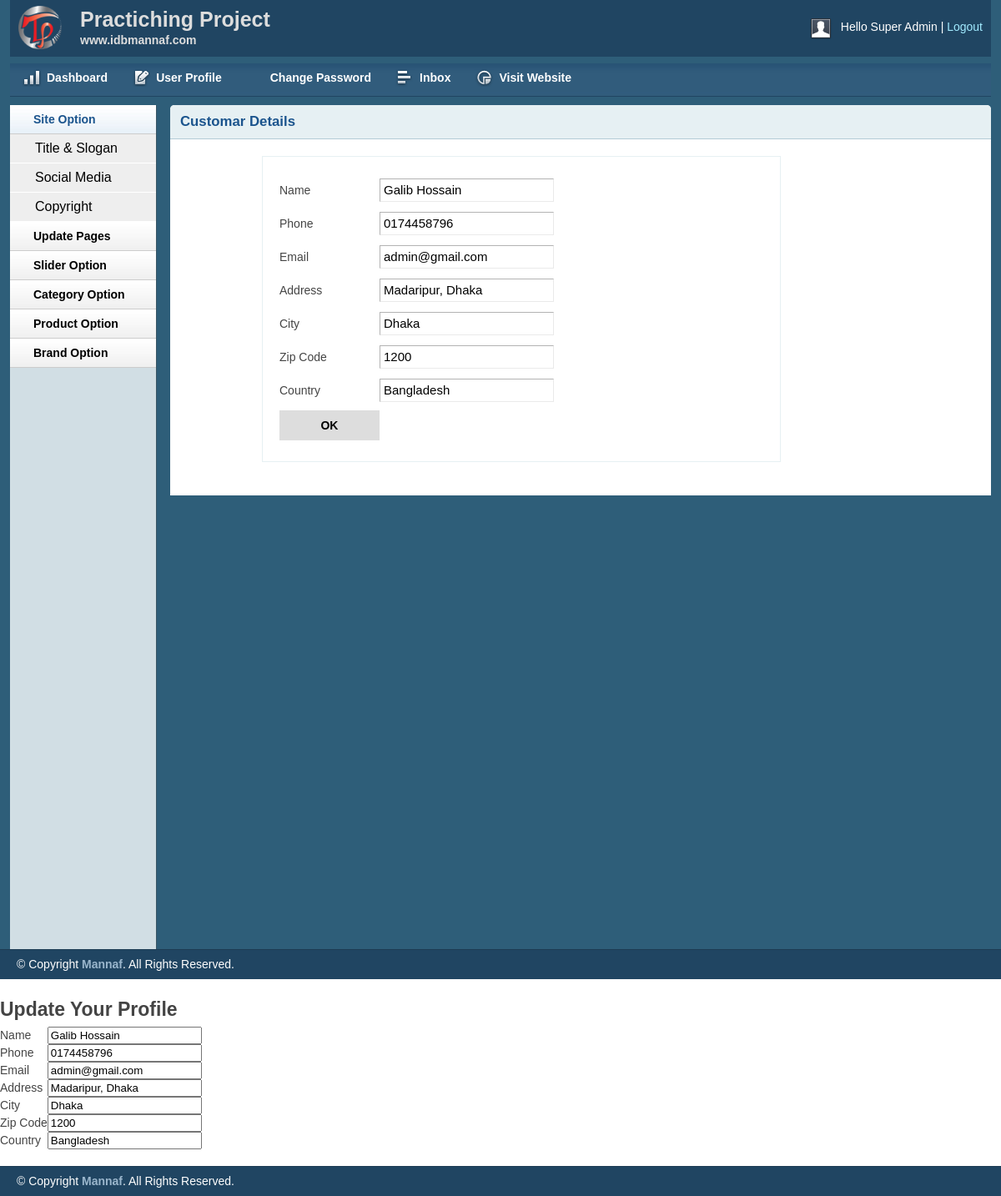
The page /admin/customar.php?cid=3 (signed in) on the database its author committed.
### tables this page shows
CREATE TABLE `customar` (
  `id` int(11) NOT NULL,
  `name` varchar(255) NOT NULL,
  `address` text NOT NULL,
  `city` varchar(255) NOT NULL,
  `country` int(11) NOT NULL,
  `zip` varchar(255) NOT NULL,
  `phone` varchar(255) NOT NULL,
  `email` varchar(255) NOT NULL,
  `pass` varchar(255) NOT NULL
);

CREATE TABLE `country` (
  `id` int(11) NOT NULL,
  `countryName` varchar(255) NOT NULL
);

### lib/database.php (called while the page is built, shortened)
<?php
Class Database{
 public $db;
function __construct()
{
    $this->host= "localhost";
    $this->user= "root";
    $this->pass= "";
    $this->dbname= "ecoproject";
    $this->db= new mysqli($this->host,$this->user,$this->pass,$this->dbname);
}
public function select($query){
    $result = $this->db->query($query) or die($this->db->error.__LINE__);
    if ($result->num_rows > 0) {
        return $result;
    }else{
        return false;
    }
}
}

### classes/customar.php (called while the page is built, shortened)
<?php
$filepath= realpath(dirname(__FILE__));
require_once ($filepath.'/../lib/database.php');
?>
<?php
    class Customar{
    private $conn;
    function __construct()
    {
        $this->conn= new Database();
    }
    public function customarData($id){
        $cusQuery= "SELECT customar.* ,country.countryName FROM customar
        INNER JOIN country on customar.country= country.id
         WHERE customar.id = '$id'";
        $data= $this->conn->select($cusQuery);
        return $data;
    }
}
?>

### admin/customar.php (the view, shortened to what this page needs)
<?php include 'inc/header.php';?>
<?php include 'inc/sidebar.php';?>
<?php
$filepath= realpath(dirname(__FILE__));
require_once ($filepath.'/../classes/customar.php');
?>
<?php
$cus= new Customar();
if (!isset($_GET['cid']) && $_GET['cid']==NULL) {
   echo "<script>window.location='inbox.php';</script>";
}else {
    $cusId= $_GET['cid'];
}
?>
        <div class="grid_10">
            <div class="box round first grid">
                <h2>Customar Details</h2>
               <div class="block copyblock">
                 <form action="catadd.php" method="POST">
                    <table class="form">
                            <?php
                            $getData= $cus->customarData($cusId);
                            if($getData){
                                while($detailsRow= $getData->fetch_assoc()){
                            ?>
                        <tr>
                            <td width='20%'>Name</td>
                            <td><input type="text" name="name" value="<?php echo $detailsRow['name']; ?>"></td>
                        </tr>
                        <tr>
                            <td>Phone</td>
                            <td><input type="text" name="phone" value="<?php echo $detailsRow['phone']; ?>"></td>
                        </tr>
                        <tr>
                            <td>Email</td>
                                <td><input type="email" name="email" value="<?php echo $detailsRow['email']; ?>"></td>
                        </tr>
                        <tr>
                            <td>Address</td>
                            <td><input type="text" name="address" value="<?php echo $detailsRow['address']; ?>"></td>
                        </tr>
                        <tr>
                            <td>City</td>
                            <td><input type="text" name="city" value="<?php echo $detailsRow['city']; ?>"></td>
                        </tr>
                        <tr>
                            <td>Zip Code</td>
                            <td><input type="text" name="zip" value="<?php echo $detailsRow['zip']; ?>"></td>
                        </tr>
                        <tr>
                            <td>Country</td>
                            <td>
                            <input type="text" name="country" value="<?php echo $detailsRow['countryName'];?>" id="">
                            </td>
                        </tr>
                       <tr>
                            <td>
                                <a style="color: black; background-color:#ddd; display:block; padding:2px 3px; text-align:center;" href="inbox.php">OK</a>
                            </td>
                       </tr>
                    <?php }} ?>
                    </table>
                    </form>
                </div>
            </div>
        </div>
<?php include 'inc/footer.php';?>
       <div class="main">
    <div class="content"style="background-color: #fff; height:auto;" >
        <div class="section group" >
            <?php
            $getData= $cus->customarData($cusId);
            if($getData){
                while($detailsRow= $getData->fetch_assoc()){
            ?>
                    <form action="" method="POST">
                    <table class="tblone">
                        <tr>
                            <td colspan="3"><h2>Update Your Profile</h3></td>
                        </tr>
                        <tr>
                            <td width='20%'>Name</td>
                            <td><input type="text" name="name" value="<?php echo $detailsRow['name']; ?>"></td>
                        </tr>
                        <tr>
                            <td>Phone</td>
                            <td><input type="text" name="phone" value="<?php echo $detailsRow['phone']; ?>"></td>
                        </tr>
                        <tr>
                            <td>Email</td>
                                <td><input type="email" name="email" value="<?php echo $detailsRow['email']; ?>"></td>
                        </tr>
                        <tr>
                            <td>Address</td>
                            <td><input type="text" name="address" value="<?php echo $detailsRow['address']; ?>"></td>
                        </tr>
                        <tr>
                            <td>City</td>
                            <td><input type="text" name="city" value="<?php echo $detailsRow['city']; ?>"></td>
                        </tr>
                        <tr>
                            <td>Zip Code</td>
                            <td><input type="text" name="zip" value="<?php echo $detailsRow['zip']; ?>"></td>
                        </tr>
                        <tr>
                            <td>Country</td>
                            <td>
                            <input type="text" name="country" value="<?php echo $detailsRow['countryName'];?>" id="">
                            </td>
                        </tr>
                    </table>
                    </form>
                    <?php }} ?>
               </div>
            </div>
        </div>
<?php include 'inc/footer.php';?>

### admin/css/text.css (style rules this page uses)
body { font: 13px/1.5 Tahoma, Helvetica, Arial, 'Liberation Sans', FreeSans, sans-serif; }
h2 { font-size: 23px; }
p, dl, hr, h1, h2, h3, h4, h5, h6, ol, ul, pre, table, address, fieldset { margin-bottom: 20px; }

### admin/css/grid.css (style rules this page uses)
.grid_1, .grid_2, .grid_3, .grid_4, .grid_5, .grid_6, .grid_7, .grid_8, .grid_9, .grid_10, .grid_11, .grid_12, .grid_13, .grid_14, .grid_15, .grid_16 { display: inline; float: left; margin-left: 1%; margin-right: 1%; }
.container_12 .grid_10 { width: 81.333%; }

### admin/css/layout.css (style rules this page uses)
body { background: #fff none repeat scroll 0 0; color: #444; font-size: 14px; padding: 0; }
a { color: #000; font-weight:bold; text-decoration: none; }
h1, h2, h3, h4, h5, h6 { line-height:1.2em; margin-bottom:.3em; }
h2 { margin-top:1em; }
.box { background:#fff; margin-bottom:20px; padding:10px 10px 10px 10px; margin-left:-8px; }
.box.grid { padding-bottom:40px; }
.box.round { -moz-border-radius: 5px 5px 0px 0px; -webkit-border-radius: 5px 5px 0px 0px; border-radius: 5px 5px 0px 0px; }
.box h2 { font-size:1.2em; font-weight:bold; color:#1B548D; background:#E6F0F3; margin:-10px -10px 0 -10px; padding:10px 12px; border-bottom:1px solid #B3CBD6; -moz-border-radius: 5px 5px 0px 0px; -webkit-border-radius: 5px 5px 0px 0px; border-radius: 5px 5px 0px 0px; }
.box.first { min-height: 406px; }
.block { padding-top:20px; }
.copyblock { border: 1px solid #e6f0f3; line-height: 32px; margin-left: 100px; margin-top: 20px; padding-left: 20px; width: 600px; }
table.form { width:100%; }
table.form td { padding:4px 0px; }
table.form input, table.form select { font-size: 15px; padding: 4px 4px 5px 4px; border-top: 1px solid #b3b3b3; border-left: 1px solid #b3b3b3; border-right: 1px solid #eaeaea; border-bottom: 1px solid #eaeaea; }
.block { padding-bottom:1px; }

### rows shown on the page
customar: name "Galib Hossain", phone "0174458796", email "admin@gmail.com", address "Madaripur, Dhaka", city "Dhaka", zip "1200", country "Bangladesh"

### other values the page prints
Session::get('adminName') "Super Admin"
